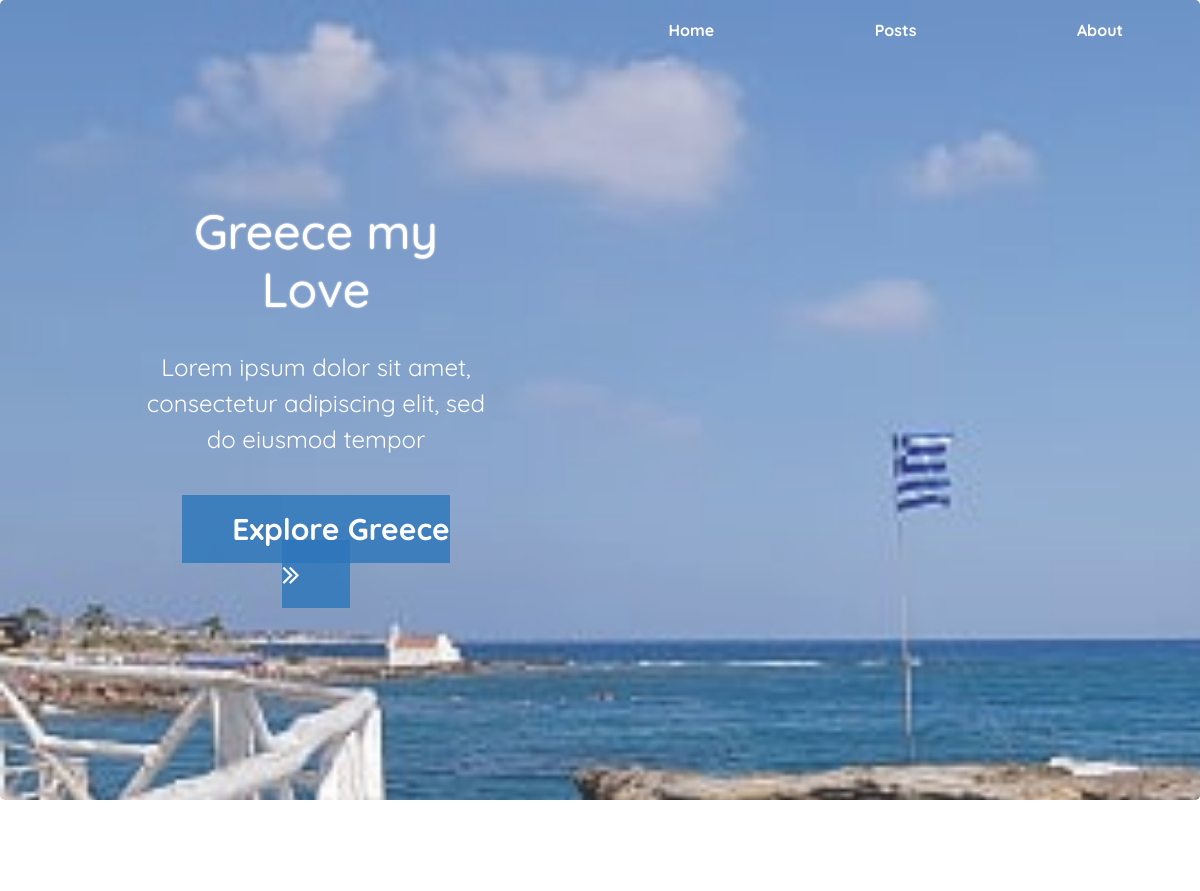
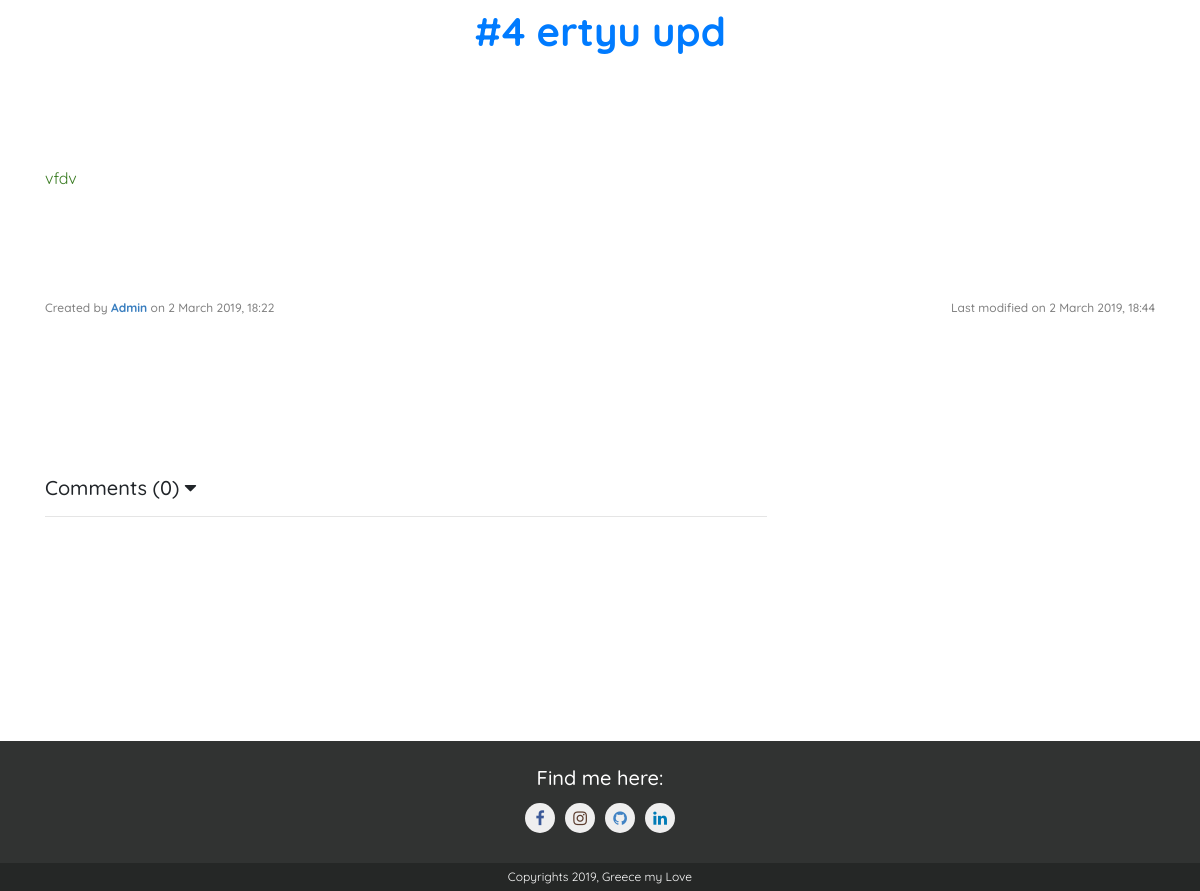
The page / on the database its author committed (2 pictures, top to bottom).
### models.py (models this page shows, shortened)
class Post(db.Model):
    __tablename__ = 'post'
    id = Column(Integer, autoincrement=True, primary_key=True)
    author = Column(String, default="admin")
    title = Column(String, default="")
    content = Column(String, default="")
    creation_date = Column(DateTime, default=datetime.datetime.now)
    last_modified_date = Column(DateTime, default=datetime.datetime.now)
    isAccepted = Column(Boolean, default=False)

### views.py (the view)
@app.route('/')
def start():
    post = Post.query.order_by(Post.id.desc()).first()
    p_prev = p_next = comments = ''
    if post:
        p_prev = Post.query.get(post.id - 1)
        p_next = Post.query.get(post.id + 1)
        comments = Comment.query.filter(Comment.post_id == post.id).order_by(Comment.creation_date.desc()).all()
    return render_template('index.html', post=post, prev=p_prev, next=p_next, comments=comments, comments_count=len(comments))

### views.py (called while the page is built)
@app.context_processor
def override_url_for():
    return dict(url_for=dated_url_for)

def dated_url_for(endpoint, **values):
    if endpoint == 'static':
        filename = values.get('filename', None)
        if filename:
            file_path = os.path.join(app.root_path,
                                 endpoint, filename)
            values['q'] = int(os.stat(file_path).st_mtime)
    return url_for(endpoint, **values)

### templates/index.html (shortened to what this page needs)
{% extends "start.html" %}
{% block content %}
        <section class="section-style">
            {% if post %}
            <div class="visible-post">
                <h1 class="h-style"><a href="/view/post/{{ post.id }}">{{ '#{} {}'.format(post.id, post.title) }} </a> </h1>
                                <p class="p-style">  {{ post.content | safe  }}</p>
                <div class="meta">
                    <h5 class="p-style credentials"> Created by <span class="author">{{ post.author }}</span> on {{ '{} {} {}, {}:{}'.format(post.creation_date.day, post.creation_date.strftime('%B'), post.creation_date.year, post.creation_date.hour, post.creation_date.strftime('%M')) }}</h5>
                    <h5 class="p-style credentials">Last modified on {{ '{} {} {}, {}:{}'.format(post.last_modified_date.day, post.last_modified_date.strftime('%B'), post.last_modified_date.year, post.last_modified_date.hour, post.last_modified_date.strftime('%M')) }}</h5>
                </div>
			</div>
            <div class="visible-post-comments">
                <h5>Comments ({{ comments_count }}) <i class="fa fa-caret-down caret-icon-fa"></i></h5>
                <hr class="comments-hr">
            </div>
            {% else %}
            <div class="no-visible-posts">
                <h1 class="h-style"> Hi! </h1>
                <p class="p-style">  <br> No posts yet. Add the first one! </p>
            </div>
            {% endif %}
		</section>
{% endblock %}

### static/css/styles.css (style rules this page uses)
body { font-family: "Quicksand", sans-serif; margin: 0; background: #ffffff; }
* { box-sizing: border-box; }
a:link, a:visited, a:active, a:hover, a:focus { text-decoration: none; }
.p-style { font-size: 16px; color: grey; text-align: justify; }
.h-style { text-align: center; font-size: 40px; font-weight: bold; margin: 10px 0; }
.section-style { min-height: 100vh; padding: 5% 0; }
.visible-post, .visible-post-comments, .no-visible-posts { margin-bottom: 10%; }
.visible-post p, .visible-post h4 { margin-top: 10%; }
.comments-hr { width: 65%; margin-right: 35%; }
.credentials, .arrow-icon-fa { font-size: 12px; }
.author, .arrow-icon-fa { color: rgba(7, 94, 175, 0.8); font-weight: bold; }
.neighbour-posts, .meta { margin-top: 50px; display: flex; justify-content: space-between; align-items: center; }
.neighbour-posts h5, .meta h5 { margin-bottom: 0; }

### rows shown on the page
Post: id+title "#4 ertyu upd", content "vfdv", author "Admin", creation_date "2 March 2019, 18:22", last_modified_date "2 March 2019, 18:44"

### other values the page prints
{{ comments_count }} "0"
